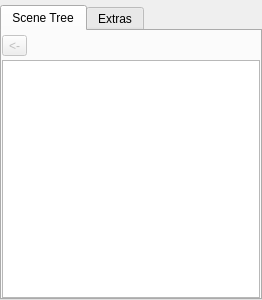
<?xml version="1.0" encoding="UTF-8"?>
<ui version="4.0">
 <class>SceneTreeWidget</class>
 <widget class="QWidget" name="SceneTreeWidget">
  <property name="geometry">
   <rect>
    <x>0</x>
    <y>0</y>
    <width>262</width>
    <height>300</height>
   </rect>
  </property>
  <property name="windowTitle">
   <string>Form</string>
  </property>
  <layout class="QVBoxLayout">
   <property name="spacing">
    <number>6</number>
   </property>
   <property name="leftMargin">
    <number>0</number>
   </property>
   <property name="topMargin">
    <number>5</number>
   </property>
   <property name="rightMargin">
    <number>0</number>
   </property>
   <property name="bottomMargin">
    <number>0</number>
   </property>
   <item>
    <widget class="QTabWidget" name="m_tabWidget">
     <property name="currentIndex">
      <number>0</number>
     </property>
     <widget class="QWidget" name="m_sceneWidget">
      <attribute name="title">
       <string>Scene Tree</string>
      </attribute>
      <attribute name="toolTip">
       <string>Scene Graph Manipulation</string>
      </attribute>
      <layout class="QGridLayout">
       <property name="leftMargin">
        <number>0</number>
       </property>
       <property name="topMargin">
        <number>4</number>
       </property>
       <property name="rightMargin">
        <number>0</number>
       </property>
       <property name="bottomMargin">
        <number>0</number>
       </property>
       <property name="verticalSpacing">
        <number>4</number>
       </property>
       <item row="0" column="0">
        <widget class="QToolButton" name="m_previousLayerButton">
         <property name="enabled">
          <bool>false</bool>
         </property>
         <property name="toolTip">
          <string>Go back to the parent scene graph file</string>
         </property>
         <property name="statusTip">
          <string>Closes the currently opened scene graph and returns to the previous one</string>
         </property>
         <property name="text">
          <string>&lt;-</string>
         </property>
         <property name="icon">
          <iconset resource="resources.qrc">
           <normaloff>:/Icons/RootIcon</normaloff>:/Icons/RootIcon</iconset>
         </property>
         <property name="iconSize">
          <size>
           <width>16</width>
           <height>16</height>
          </size>
         </property>
         <property name="shortcut">
          <string>Backspace</string>
         </property>
        </widget>
       </item>
       <item row="0" column="1">
        <widget class="QLabel" name="m_sceneGraphLabel">
         <property name="text">
          <string/>
         </property>
        </widget>
       </item>
       <item row="1" column="0" colspan="2">
        <widget class="SceneTreeView" name="m_sceneTreeView">
         <property name="frameShadow">
          <enum>QFrame::Plain</enum>
         </property>
         <property name="dragEnabled">
          <bool>true</bool>
         </property>
         <property name="dragDropOverwriteMode">
          <bool>false</bool>
         </property>
         <property name="dragDropMode">
          <enum>QAbstractItemView::DragDrop</enum>
         </property>
         <property name="rootIsDecorated">
          <bool>true</bool>
         </property>
        </widget>
       </item>
      </layout>
     </widget>
     <widget class="QWidget" name="m_extraWidget">
      <attribute name="title">
       <string>Extras</string>
      </attribute>
      <attribute name="toolTip">
       <string>Manipulation of plugin specific extra nodes within the scene</string>
      </attribute>
      <layout class="QVBoxLayout" stretch="0">
       <property name="margin">
        <number>0</number>
       </property>
       <item>
        <widget class="ExtraTreeView" name="m_extraTreeView">
         <property name="frameShape">
          <enum>QFrame::StyledPanel</enum>
         </property>
        </widget>
       </item>
      </layout>
     </widget>
    </widget>
   </item>
  </layout>
 </widget>
 <customwidgets>
  <customwidget>
   <class>SceneTreeView</class>
   <extends>QTreeView</extends>
   <header>SceneTreeView.h</header>
  </customwidget>
  <customwidget>
   <class>ExtraTreeView</class>
   <extends>QTreeView</extends>
   <header>ExtraTreeView.h</header>
  </customwidget>
 </customwidgets>
 <resources>
  <include location="resources.qrc"/>
 </resources>
 <connections/>
</ui>
